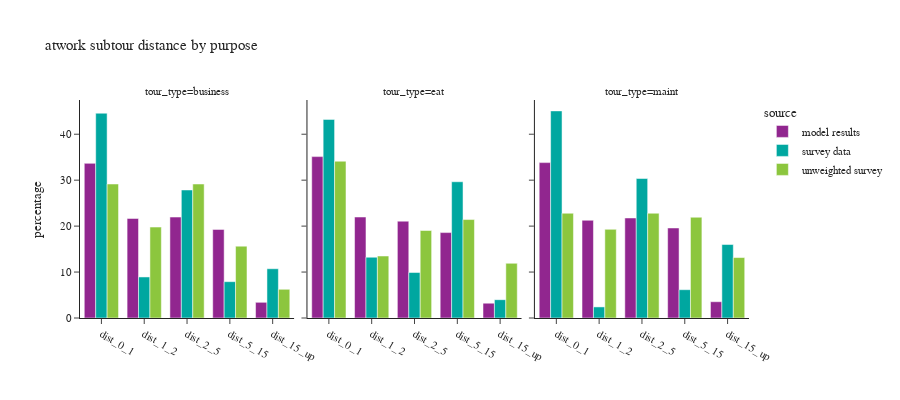

Notebook cell for this chart:
### Code cell
df_plot = atwork_subtour.groupby(['source','tour_type','distance_bin'])['tour_weight'].sum().reset_index()
df_plot['percentage'] = df_plot.groupby(['source','tour_type'], group_keys=False)['tour_weight']. \
    apply(lambda x: 100 * x / float(x.sum()))

fig = px.bar(df_plot, x="distance_bin", y="percentage", color="source",
             facet_col='tour_type', barmode="group",
             title="atwork subtour distance by purpose")
fig.update_xaxes(title_text="")
fig.update_layout(height=400, width=900)
fig.show()

### Figure 1 — Plotly figure (JSON) as saved in the notebook; plotly's stock layout.template omitted (floating-point values rounded to 4 significant figures)
{"data": [{"alignmentgroup": "True", "hovertemplate": "source=model results<br>tour_type=business<br>distance_bin=%{x}<br>percentage=%{y}<extra></extra>", "legendgroup": "model results", "marker": {"color": "#91268F", "pattern": {"shape": ""}}, "name": "model results", "offsetgroup": "model results", "orientation": "v", "showlegend": true, "textposition": "auto", "type": "bar", "x": ["dist_0_1", "dist_1_2", "dist_2_5", "dist_5_15", "dist_15_up"], "xaxis": "x", "y": [33.66, 21.67, 21.97, 19.28, 3.416], "yaxis": "y"}, {"alignmentgroup": "True", "hovertemplate": "source=model results<br>tour_type=eat<br>distance_bin=%{x}<br>percentage=%{y}<extra></extra>", "legendgroup": "model results", "marker": {"color": "#91268F", "pattern": {"shape": ""}}, "name": "model results", "offsetgroup": "model results", "orientation": "v", "showlegend": false, "textposition": "auto", "type": "bar", "x": ["dist_0_1", "dist_1_2", "dist_2_5", "dist_5_15", "dist_15_up"], "xaxis": "x2", "y": [35.13, 21.98, 21.08, 18.59, 3.226], "yaxis": "y2"}, {"alignmentgroup": "True", "hovertemplate": "source=model results<br>tour_type=maint<br>distance_bin=%{x}<br>percentage=%{y}<extra></extra>", "legendgroup": "model results", "marker": {"color": "#91268F", "pattern": {"shape": ""}}, "name": "model results", "offsetgroup": "model results", "orientation": "v", "showlegend": false, "textposition": "auto", "type": "bar", "x": ["dist_0_1", "dist_1_2", "dist_2_5", "dist_5_15", "dist_15_up"], "xaxis": "x3", "y": [33.82, 21.27, 21.77, 19.6, 3.544], "yaxis": "y3"}, {"alignmentgroup": "True", "hovertemplate": "source=survey data<br>tour_type=business<br>distance_bin=%{x}<br>percentage=%{y}<extra></extra>", "legendgroup": "survey data", "marker": {"color": "#00A7A0", "pattern": {"shape": ""}}, "name": "survey data", "offsetgroup": "survey data", "orientation": "v", "showlegend": true, "textposition": "auto", "type": "bar", "x": ["dist_0_1", "dist_1_2", "dist_2_5", "dist_5_15", "dist_15_up"], "xaxis": "x", "y": [44.57, 8.932, 27.87, 7.908, 10.72], "yaxis": "y"}, {"alignmentgroup": "True", "hovertemplate": "source=survey data<br>tour_type=eat<br>distance_bin=%{x}<br>percentage=%{y}<extra></extra>", "legendgroup": "survey data", "marker": {"color": "#00A7A0", "pattern": {"shape": ""}}, "name": "survey data", "offsetgroup": "survey data", "orientation": "v", "showlegend": false, "textposition": "auto", "type": "bar", "x": ["dist_0_1", "dist_1_2", "dist_2_5", "dist_5_15", "dist_15_up"], "xaxis": "x2", "y": [43.23, 13.23, 9.9, 29.66, 3.988], "yaxis": "y2"}, {"alignmentgroup": "True", "hovertemplate": "source=survey data<br>tour_type=maint<br>distance_bin=%{x}<br>percentage=%{y}<extra></extra>", "legendgroup": "survey data", "marker": {"color": "#00A7A0", "pattern": {"shape": ""}}, "name": "survey data", "offsetgroup": "survey data", "orientation": "v", "showlegend": false, "textposition": "auto", "type": "bar", "x": ["dist_0_1", "dist_1_2", "dist_2_5", "dist_5_15", "dist_15_up"], "xaxis": "x3", "y": [45.08, 2.411, 30.36, 6.16, 15.99], "yaxis": "y3"}, {"alignmentgroup": "True", "hovertemplate": "source=unweighted survey<br>tour_type=business<br>distance_bin=%{x}<br>percentage=%{y}<extra></extra>", "legendgroup": "unweighted survey", "marker": {"color": "#8CC63E", "pattern": {"shape": ""}}, "name": "unweighted survey", "offsetgroup": "unweighted survey", "orientation": "v", "showlegend": true, "textposition": "auto", "type": "bar", "x": ["dist_0_1", "dist_1_2", "dist_2_5", "dist_5_15", "dist_15_up"], "xaxis": "x", "y": [29.17, 19.79, 29.17, 15.62, 6.25], "yaxis": "y"}, {"alignmentgroup": "True", "hovertemplate": "source=unweighted survey<br>tour_type=eat<br>distance_bin=%{x}<br>percentage=%{y}<extra></extra>", "legendgroup": "unweighted survey", "marker": {"color": "#8CC63E", "pattern": {"shape": ""}}, "name": "unweighted survey", "offsetgroup": "unweighted survey", "orientation": "v", "showlegend": false, "textposition": "auto", "type": "bar", "x": ["dist_0_1", "dist_1_2", "dist_2_5", "dist_5_15", "dist_15_up"], "xaxis": "x2", "y": [34.13, 13.49, 19.05, 21.43, 11.9], "yaxis": "y2"}, {"alignmentgroup": "True", "hovertemplate": "source=unweighted survey<br>tour_type=maint<br>distance_bin=%{x}<br>percentage=%{y}<extra></extra>", "legendgroup": "unweighted survey", "marker": {"color": "#8CC63E", "pattern": {"shape": ""}}, "name": "unweighted survey", "offsetgroup": "unweighted survey", "orientation": "v", "showlegend": false, "textposition": "auto", "type": "bar", "x": ["dist_0_1", "dist_1_2", "dist_2_5", "dist_5_15", "dist_15_up"], "xaxis": "x3", "y": [22.81, 19.3, 22.81, 21.93, 13.16], "yaxis": "y3"}], "layout": {"annotations": [{"font": {}, "showarrow": false, "text": "tour_type=business", "x": 0.16, "xanchor": "center", "xref": "paper", "y": 1.0, "yanchor": "bottom", "yref": "paper"}, {"font": {}, "showarrow": false, "text": "tour_type=eat", "x": 0.5, "xanchor": "center", "xref": "paper", "y": 1.0, "yanchor": "bottom", "yref": "paper"}, {"font": {}, "showarrow": false, "text": "tour_type=maint", "x": 0.84, "xanchor": "center", "xref": "paper", "y": 1.0, "yanchor": "bottom", "yref": "paper"}], "barmode": "group", "height": 400, "legend": {"title": {"text": "source"}, "tracegroupgap": 0}, "title": {"text": "atwork subtour distance by purpose"}, "width": 900, "xaxis": {"anchor": "y", "domain": [0.0, 0.32], "title": {"text": ""}}, "xaxis2": {"anchor": "y2", "domain": [0.34, 0.66], "matches": "x", "title": {"text": ""}}, "xaxis3": {"anchor": "y3", "domain": [0.68, 1.0], "matches": "x", "title": {"text": ""}}, "yaxis": {"anchor": "x", "domain": [0.0, 1.0], "title": {"text": "percentage"}}, "yaxis2": {"anchor": "x2", "domain": [0.0, 1.0], "matches": "y", "showticklabels": false}, "yaxis3": {"anchor": "x3", "domain": [0.0, 1.0], "matches": "y", "showticklabels": false}}}
